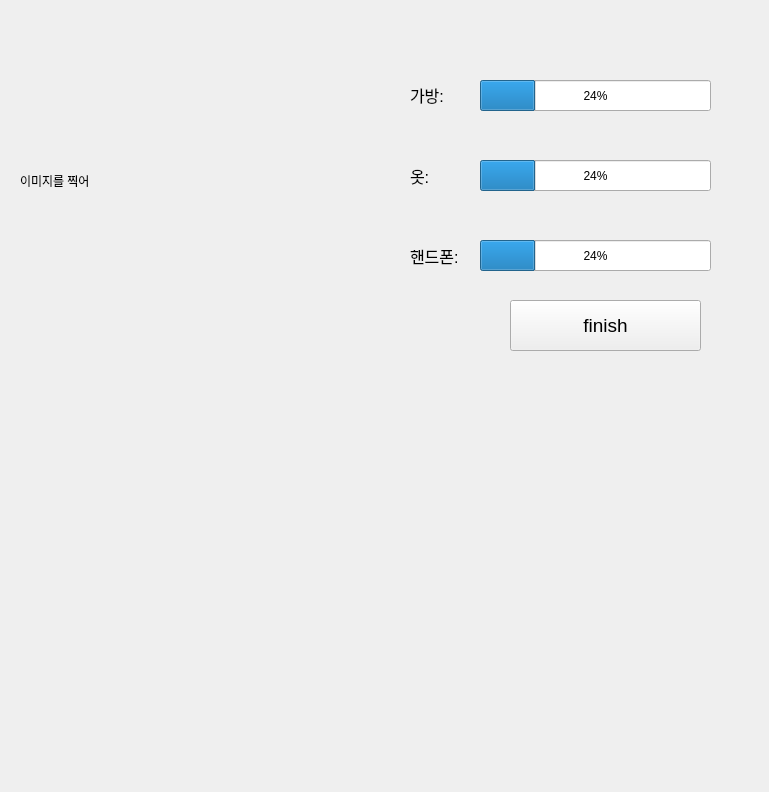
<?xml version="1.0" encoding="UTF-8"?>
<ui version="4.0">
 <class>Form</class>
 <widget class="QWidget" name="Form">
  <property name="geometry">
   <rect>
    <x>0</x>
    <y>0</y>
    <width>769</width>
    <height>792</height>
   </rect>
  </property>
  <property name="windowTitle">
   <string>Form</string>
  </property>
  <widget class="QLabel" name="label_bag">
   <property name="geometry">
    <rect>
     <x>410</x>
     <y>79</y>
     <width>71</width>
     <height>31</height>
    </rect>
   </property>
   <property name="font">
    <font>
     <family>Arial</family>
     <pointsize>12</pointsize>
    </font>
   </property>
   <property name="text">
    <string>가방:</string>
   </property>
  </widget>
  <widget class="QLabel" name="label_colth">
   <property name="geometry">
    <rect>
     <x>410</x>
     <y>160</y>
     <width>71</width>
     <height>31</height>
    </rect>
   </property>
   <property name="font">
    <font>
     <family>Arial</family>
     <pointsize>12</pointsize>
    </font>
   </property>
   <property name="text">
    <string>옷:</string>
   </property>
  </widget>
  <widget class="QLabel" name="label_phone">
   <property name="geometry">
    <rect>
     <x>410</x>
     <y>240</y>
     <width>71</width>
     <height>31</height>
    </rect>
   </property>
   <property name="font">
    <font>
     <family>Arial</family>
     <pointsize>12</pointsize>
    </font>
   </property>
   <property name="focusPolicy">
    <enum>Qt::NoFocus</enum>
   </property>
   <property name="text">
    <string>핸드폰:</string>
   </property>
  </widget>
  <widget class="QProgressBar" name="progressBar_3">
   <property name="geometry">
    <rect>
     <x>480</x>
     <y>240</y>
     <width>231</width>
     <height>31</height>
    </rect>
   </property>
   <property name="value">
    <number>24</number>
   </property>
  </widget>
  <widget class="QProgressBar" name="progressBar_1">
   <property name="geometry">
    <rect>
     <x>480</x>
     <y>80</y>
     <width>231</width>
     <height>31</height>
    </rect>
   </property>
   <property name="value">
    <number>24</number>
   </property>
  </widget>
  <widget class="QProgressBar" name="progressBar_2">
   <property name="geometry">
    <rect>
     <x>480</x>
     <y>160</y>
     <width>231</width>
     <height>31</height>
    </rect>
   </property>
   <property name="value">
    <number>24</number>
   </property>
  </widget>
  <widget class="QPushButton" name="FinishButton">
   <property name="geometry">
    <rect>
     <x>510</x>
     <y>300</y>
     <width>191</width>
     <height>51</height>
    </rect>
   </property>
   <property name="font">
    <font>
     <family>Arial</family>
     <pointsize>14</pointsize>
    </font>
   </property>
   <property name="text">
    <string>finish</string>
   </property>
  </widget>
  <widget class="QLabel" name="label">
   <property name="geometry">
    <rect>
     <x>20</x>
     <y>0</y>
     <width>371</width>
     <height>361</height>
    </rect>
   </property>
   <property name="text">
    <string>이미지를 찍어</string>
   </property>
  </widget>
 </widget>
 <resources/>
 <connections/>
</ui>
